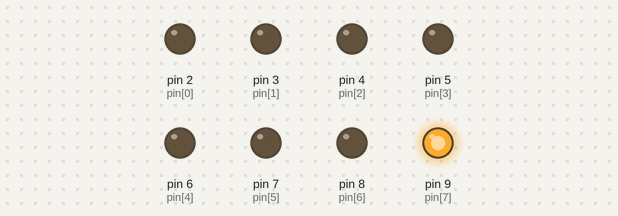
Bench run of a sketch on a simulated Arduino Uno, built with avr-gcc and run on an emulated ATmega328P. On the bench: output pins drawn as LEDs (lit = HIGH).

Above: at 0.5 s.
At 2.5 s:
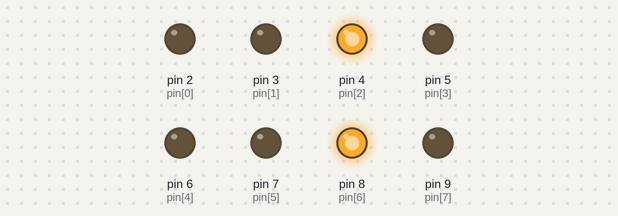
At 3.5 s:
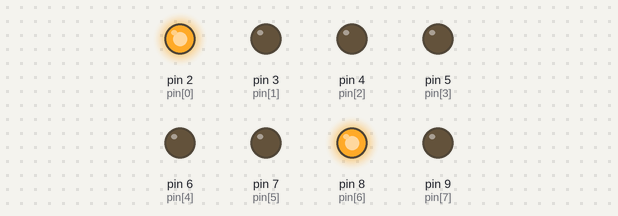
At 5.5 s:
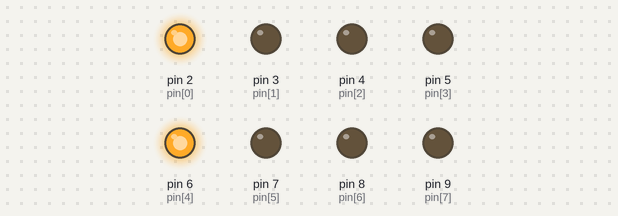
At 8.5 s:
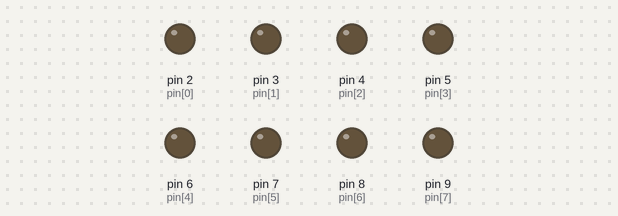
At 11.5 s:
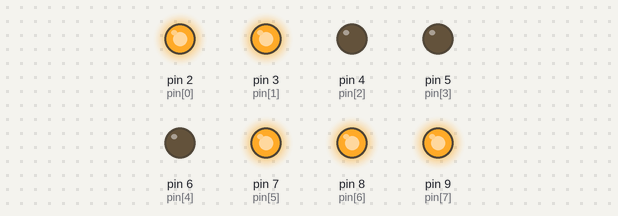
Timing chart, 0 to 13.0 s (numbered marks = the images above):
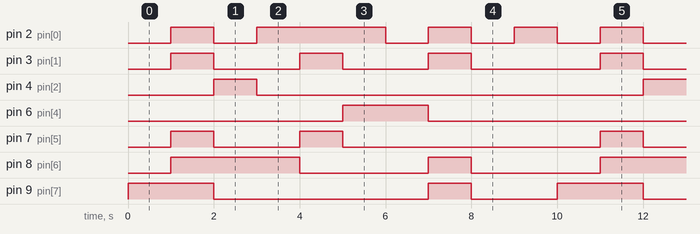

The sketch:

5613BH_ALL_NUMBERS_0to9.ino
```cpp
byte pin[] = {2, 3, 4, 5, 6, 7, 8, 9}; // a, b, c, d, e, f, g, dp

int number[10][8] = {
  {0, 0, 0, 0, 0, 0, 0, 1}, // 0
  {1, 1, 0, 0, 0, 1, 1, 1}, // 1
  {0, 0, 1, 0, 0, 0, 1, 0}, // 2
  {1, 0, 0, 0, 0, 0, 1, 0}, // 3
  {1, 1, 0, 0, 0, 1, 0, 0}, // 4
  {1, 0, 0, 0, 1, 0, 0, 0}, // 5
  {0, 0, 0, 0, 1, 0, 0, 0}, // 6
  {1, 1, 0, 0, 0, 0, 1, 1}, // 1
  {0, 0, 0, 0, 0, 0, 0, 0}, // 8
  {1, 0, 0, 0, 0, 0, 0, 0}, // 8
};

void setup() {
  for (byte a = 0; a < 8; a++) {
    pinMode(pin[a], OUTPUT); // define output pins
  }
}

void loop() {
  for (int a = 0; a < 10; a++) {
    for (int b = 0; b < 8; b++) {
      digitalWrite(pin[b], number[a][b]); // display numbers
    }
    delay(1000); // delay
  }
}
```

Measured:
- by itself, pin 2 (pin[0]): repeats every 10.0 s: LOW 1.0 s, HIGH 3.0 s, 3 × (LOW 1.0 s, HIGH 1.0 s)
- by itself, pin 3 (pin[1]): repeats every 10.0 s: 2 × (LOW 2.0 s, HIGH 1.0 s), LOW 3.0 s, HIGH 1.0 s
- by itself, pin 4 (pin[2]): alternates HIGH for 1.0 s and LOW for 9.0 s
- by itself, pin 6 (pin[4]): alternates HIGH for 2.0 s and LOW for 8.0 s
- by itself, pin 7 (pin[5]): repeats every 10.0 s: LOW 2.0 s, HIGH 1.0 s, LOW 6.0 s, HIGH 1.0 s
- by itself, pin 8 (pin[6]): repeats every 10.0 s: LOW 3.0 s, HIGH 1.0 s, LOW 3.0 s, HIGH 3.0 s
- by itself, pin 9 (pin[7]): repeats every 10.0 s: LOW 5.0 s, HIGH 1.0 s, LOW 2.0 s, HIGH 2.0 s
